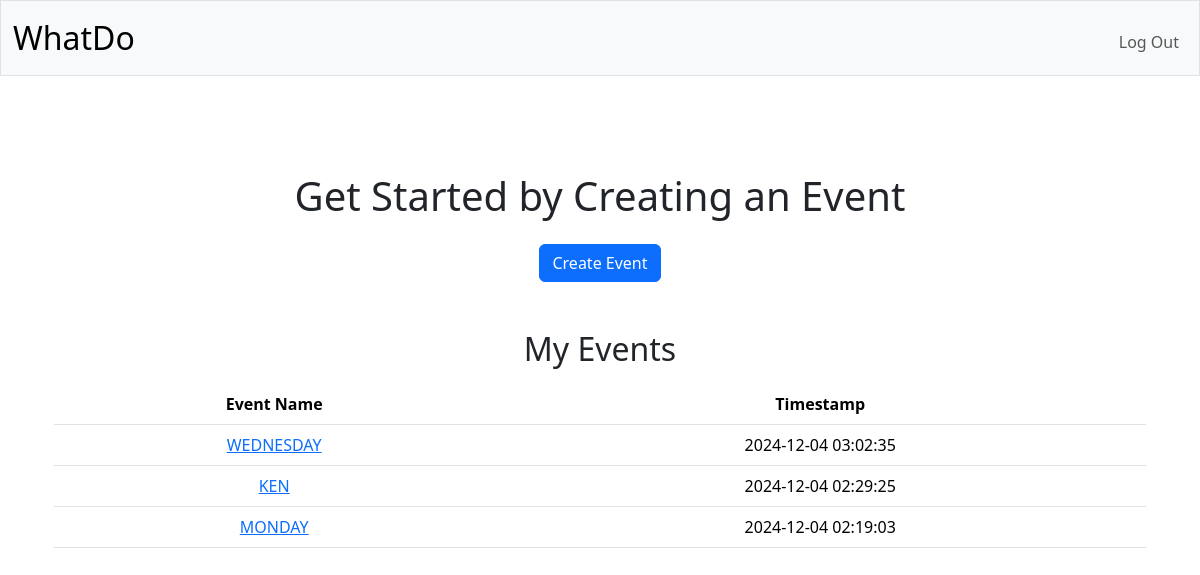
The app's page / (signed in), older data.
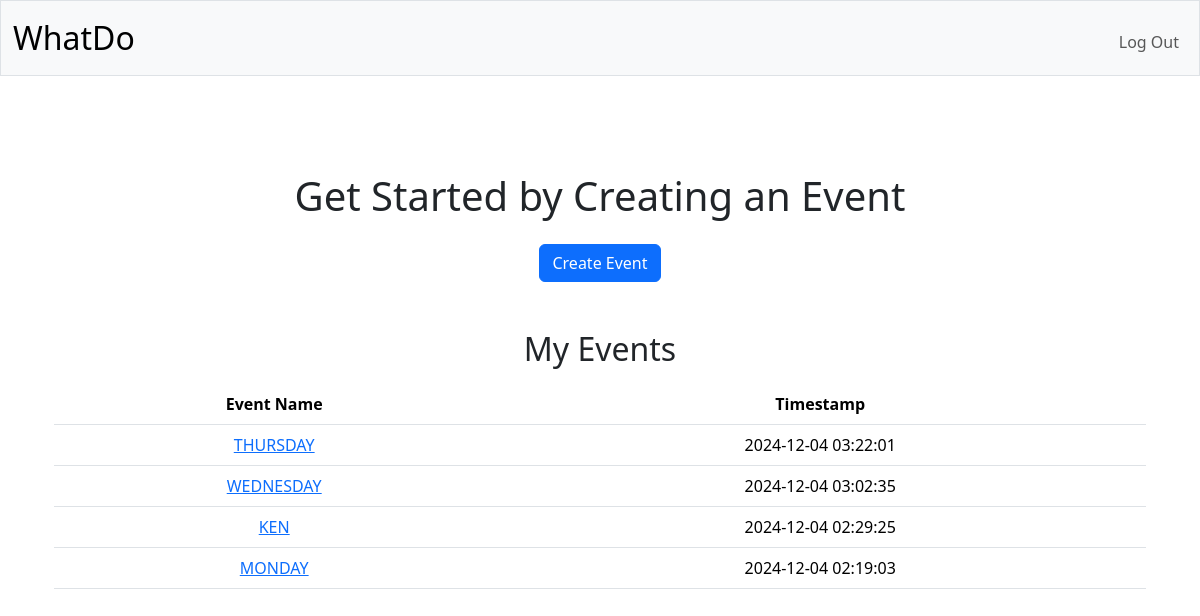
The same page, newer data.
### tables this page shows
CREATE TABLE events (
    id INTEGER PRIMARY KEY AUTOINCREMENT NOT NULL,
    name TEXT NOT NULL,
    prompt_g TEXT,
    prompt_y TEXT,
    prompt_x TEXT,
    timestamp DATETIME DEFAULT CURRENT_TIMESTAMP
);

### app.py (the view)
@app.route("/")
@login_required
def index():
    events = db.execute("SELECT name, id, timestamp FROM events WHERE id IN (SELECT event_id FROM user_events WHERE user_id = ?)", session["user_id"])
    return render_template("index.html", events=events)

### app.py (called while the page is built)
@app.after_request
def after_request(response):
    response.headers["Cache-Control"] = "no-cache, no-store, must-revalidate"
    response.headers["Expires"] = 0
    response.headers["Pragma"] = "no-cache"
    return response

### helpers.py (called while the page is built)
def login_required(f):
    @wraps(f)
    def decorated_function(*args, **kwargs):
        if session.get("user_id") is None:
            return redirect("/login")
        return f(*args, **kwargs)
    return decorated_function

### templates/index.html (shortened to what this page needs)
{% extends "layout.html" %}
{% block main %}
<div class="container mt-5">
    <h1 class="mb-4 text-center">Get Started by Creating an Event</h1>
    <div class="text-center mb-5">
        <a href="/create_event" class="btn btn-primary">Create Event</a>
    </div>
    <h2 class="mb-3">My Events</h2>
    <table class="table">
        <thead>
        <tr>
            <th scope="col">Event Name</th>
            <th scope="col">Timestamp</th>
        </tr>
        </thead>
        <tbody>
        {% for event in events|sort(attribute='timestamp', reverse=true) %}
        <tr>
            <td><a href="/view_event/{{ event.id }}">{{ event.name }}</a></td>
            <td>{{ event.timestamp }}</td>
        </tr>
        {% endfor %}
        </tbody>
    </table>
</div>
{% endblock %}

### templates/layout.html (shortened to what this page needs)
<!DOCTYPE html>
<html lang="en">
    <head>
        <link href="https://cdn.jsdelivr.net/npm/bootstrap@5.3.3/dist/css/bootstrap.min.css" rel="stylesheet">
        <link rel="stylesheet" href="/static/styles.css">
    </head>
    <body>
        <nav class="navbar navbar-expand-md navbar-light bg-light border">
            <div class="container-fluid">
                <a class="navbar-brand" href="/">WhatDo</a>
                <div class="collapse navbar-collapse" id="navbar">
                    <ul class="navbar-nav {{ 'ms-auto mt-2' if session['user_id'] else 'ms-auto mt-2' }}">
                        {% if session["user_id"] %}
                            <li class="nav-item"><a class="nav-link" href="/logout">Log Out</a></li>
                        {% else %}
                            <li class="nav-item"><a class="nav-link" href="/register">Register</a></li>
                            <li class="nav-item"><a class="nav-link" href="/login">Log In</a></li>
                        {% endif %}
                    </ul>
                </div>
            </div>
        </nav>
        <main class="container py-5 text-center">
            {% block main %}{% endblock %}
        </main>
    </body>
</html>

### static/styles.css (style rules this page uses)
nav .navbar-brand { font-size: xx-large; }
td { text-transform: uppercase; }

Row changes from the older to the newer data that the page shows:
added events: name "THURSDAY", timestamp "2024-12-04 03:22:01"
